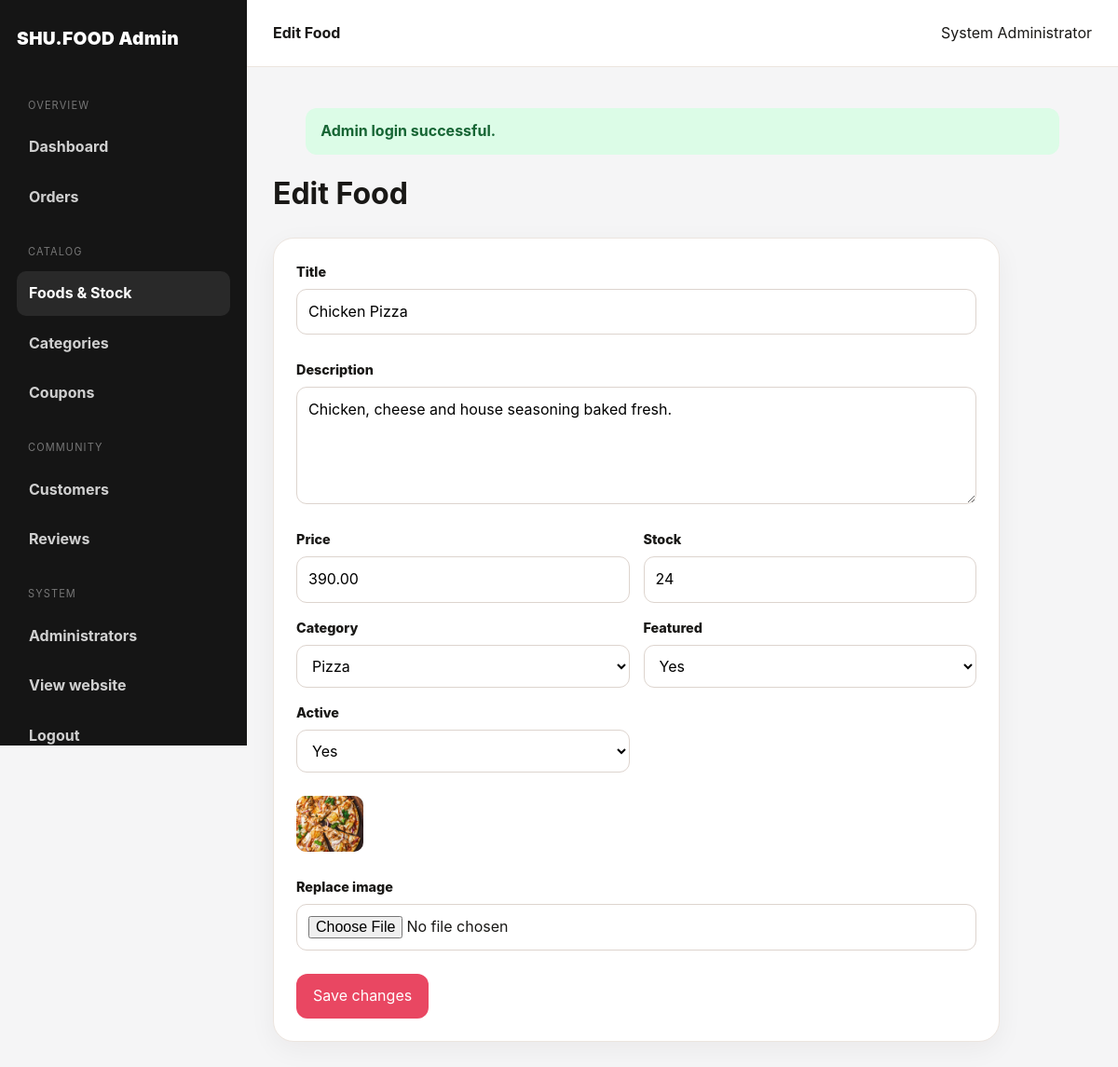
The page /admin/update-food.php?id=2 (signed in) on the database its author committed.
### tables this page shows
CREATE TABLE tbl_food (
  id INT UNSIGNED AUTO_INCREMENT PRIMARY KEY,
  title VARCHAR(160) NOT NULL,
  description TEXT DEFAULT NULL,
  price DECIMAL(10,2) NOT NULL,
  image_name VARCHAR(255) DEFAULT NULL,
  category_id INT UNSIGNED NOT NULL,
  stock_qty INT UNSIGNED NOT NULL DEFAULT 50,
  featured ENUM('Yes','No') NOT NULL DEFAULT 'No',
  active ENUM('Yes','No') NOT NULL DEFAULT 'Yes',
  created_at TIMESTAMP NOT NULL DEFAULT CURRENT_TIMESTAMP,
  CONSTRAINT fk_food_category FOREIGN KEY (category_id) REFERENCES tbl_category(id) ON UPDATE CASCADE ON DELETE RESTRICT,
  INDEX idx_food_active_featured (active,featured), INDEX idx_food_category (category_id), INDEX idx_food_stock (stock_qty)
);

CREATE TABLE tbl_category (
  id INT UNSIGNED AUTO_INCREMENT PRIMARY KEY,
  title VARCHAR(120) NOT NULL,
  image_name VARCHAR(255) DEFAULT NULL,
  featured ENUM('Yes','No') NOT NULL DEFAULT 'No',
  active ENUM('Yes','No') NOT NULL DEFAULT 'Yes',
  created_at TIMESTAMP NOT NULL DEFAULT CURRENT_TIMESTAMP,
  INDEX idx_category_active_featured (active,featured)
);

### admin/update-food.php (the view)
<?php
require_once __DIR__.'/../config/constants.php';require_admin();$id=filter_input(INPUT_GET,'id',FILTER_VALIDATE_INT);if(!$id)redirect('admin/manage-food.php');$s=db()->prepare('SELECT * FROM tbl_food WHERE id=?');$s->execute([$id]);$r=$s->fetch();if(!$r){flash('error','Food not found.');redirect('admin/manage-food.php');}$cats=db()->query('SELECT id,title FROM tbl_category ORDER BY title')->fetchAll();if(is_post()){verify_csrf();$title=trim((string)($_POST['title']??''));$desc=trim((string)($_POST['description']??''));$price=filter_input(INPUT_POST,'price',FILTER_VALIDATE_FLOAT);$stock=filter_input(INPUT_POST,'stock_qty',FILTER_VALIDATE_INT);$cat=filter_input(INPUT_POST,'category_id',FILTER_VALIDATE_INT);$featured=($_POST['featured']??'No')==='Yes'?'Yes':'No';$active=($_POST['active']??'No')==='Yes'?'Yes':'No';if(mb_strlen($title)<2||$price===false||$price<=0||$stock===false||$stock<0||!$cat){flash('error','Please enter valid food details.');}else{try{$image=upload_image($_FILES['image']??[],'foods',$r['image_name']);db()->prepare('UPDATE tbl_food SET title=?,description=?,price=?,image_name=?,category_id=?,stock_qty=?,featured=?,active=? WHERE id=?')->execute([$title,$desc,$price,$image,$cat,$stock,$featured,$active,$id]);flash('success','Food updated.');redirect('admin/manage-food.php');}catch(Throwable $e){flash('error',$e->getMessage());}}}$pageTitle='Edit Food';include __DIR__.'/partial/menu.php';?>
<div class="admin-title"><h1>Edit Food</h1></div><div class="panel admin-form"><form method="post" enctype="multipart/form-data"><?= csrf_field() ?><div class="field"><label>Title</label><input class="input" name="title" value="<?= e($_POST['title']??$r['title']) ?>" required></div><br><div class="field"><label>Description</label><textarea name="description" rows="4"><?= e($_POST['description']??$r['description']) ?></textarea></div><br><div class="form-grid"><div class="field"><label>Price</label><input class="input" type="number" step="0.01" min="1" name="price" value="<?= e($r['price']) ?>" required></div><div class="field"><label>Stock</label><input class="input" type="number" min="0" name="stock_qty" value="<?= (int)$r['stock_qty'] ?>" required></div><div class="field"><label>Category</label><select name="category_id"><?php foreach($cats as $c):?><option value="<?= (int)$c['id'] ?>" <?= (int)$c['id']===(int)$r['category_id']?'selected':'' ?>><?= e($c['title']) ?></option><?php endforeach;?></select></div><div class="field"><label>Featured</label><select name="featured"><option <?= $r['featured']==='No'?'selected':'' ?>>No</option><option <?= $r['featured']==='Yes'?'selected':'' ?>>Yes</option></select></div><div class="field"><label>Active</label><select name="active"><option <?= $r['active']==='Yes'?'selected':'' ?>>Yes</option><option <?= $r['active']==='No'?'selected':'' ?>>No</option></select></div></div><br><img class="thumb" src="<?= e(food_image($r['image_name'])) ?>" alt=""><br><div class="field"><label>Replace image</label><input class="input" type="file" name="image" accept="image/jpeg,image/png,image/webp"></div><br><button class="btn btn-primary">Save changes</button></form></div><?php include __DIR__.'/partial/footer.php';?>

### admin/partial/menu.php
<?php
require_once __DIR__.'/../../config/constants.php';$admin=require_admin();$current=basename($_SERVER['PHP_SELF']??'');
?><!DOCTYPE html><html lang="en"><head><meta charset="UTF-8"><meta name="viewport" content="width=device-width,initial-scale=1"><title><?= e($pageTitle??'Admin — '.APP_NAME) ?></title><link rel="stylesheet" href="<?= e(url('css/admin-v3.css')) ?>"></head><body><div class="admin-layout"><aside class="sidebar"><a class="brand" href="<?= e(url('admin/index.php')) ?>"><span>SHU.FOOD Admin</span></a><nav><div class="nav-section">Overview</div><a class="<?= $current==='index.php'?'active':'' ?>" href="<?= e(url('admin/index.php')) ?>">Dashboard</a><a class="<?= str_contains($current,'order')?'active':'' ?>" href="<?= e(url('admin/manage-order.php')) ?>">Orders</a><div class="nav-section">Catalog</div><a class="<?= str_contains($current,'food')?'active':'' ?>" href="<?= e(url('admin/manage-food.php')) ?>">Foods & Stock</a><a class="<?= str_contains($current,'category')?'active':'' ?>" href="<?= e(url('admin/manage-category.php')) ?>">Categories</a><a class="<?= str_contains($current,'coupon')?'active':'' ?>" href="<?= e(url('admin/manage-coupon.php')) ?>">Coupons</a><div class="nav-section">Community</div><a class="<?= str_contains($current,'user')?'active':'' ?>" href="<?= e(url('admin/manage-user.php')) ?>">Customers</a><a class="<?= str_contains($current,'review')?'active':'' ?>" href="<?= e(url('admin/manage-review.php')) ?>">Reviews</a><div class="nav-section">System</div><a class="<?= str_contains($current,'admin')&&$current!=='index.php'?'active':'' ?>" href="<?= e(url('admin/manage-admin.php')) ?>">Administrators</a><a href="<?= e(url()) ?>">View website</a><a href="<?= e(url('admin/logout.php')) ?>">Logout</a></nav></aside><main class="admin-main"><div class="admin-topbar"><strong><?= e($pageTitle??'Dashboard') ?></strong><span><?= e($admin['full_name']) ?></span></div><div class="admin-content"><?php render_flashes(); ?>

### css/admin-v3.css (style rules this page uses)
body { background:#f5f5f6 }
.admin-layout { min-height:100vh;display:grid;grid-template-columns:265px 1fr }
.sidebar { background:#151515;color:#fff;padding:26px 18px;position:sticky;top:0;height:100vh;overflow:auto }
.sidebar .brand { margin-bottom:28px;font-size:1.2rem }
.sidebar nav { display:grid;gap:6px }
.sidebar nav a { padding:11px 13px;border-radius:10px;color:#d0d0d0;font-weight:750 }
.sidebar nav a:hover,.sidebar nav a.active { background:#292929;color:#fff }
.sidebar .nav-section { font-size:.69rem;text-transform:uppercase;letter-spacing:.1em;color:#777;margin:20px 12px 6px }
.admin-main { min-width:0 }
.admin-topbar { height:72px;background:#fff;border-bottom:1px solid var(--border);display:flex;align-items:center;justify-content:space-between;padding:0 28px;position:sticky;top:0;z-index:20 }
.admin-content { padding:28px }
.admin-title { display:flex;align-items:center;justify-content:space-between;gap:16px;margin-bottom:22px }
.admin-title h1 { margin:0 }
.admin-form { max-width:780px }

### css/v3.css (style rules this page uses)
:root { --bg:#fffaf7;--surface:#fff;--text:#191816;--muted:#706c67;--primary:#e94762;--primary-dark:#c9324c;--accent:#ffcf5c;--dark:#151515;--border:#ece5df;--success:#177245;--danger:#b42318;--warning:#a15c00;--info:#2457c5;--shadow:0 18px 50px rgba(40,29,23,.09);--radius:22px }
* { box-sizing:border-box }
html { scroll-behavior:smooth }
body { margin:0;background:var(--bg);color:var(--text);font-family:Inter,ui-sans-serif,system-ui,-apple-system,BlinkMacSystemFont,"Segoe UI",sans-serif;line-height:1.6 }
a { color:inherit;text-decoration:none }
img { display:block;max-width:100% }
.brand { display:flex;align-items:center;gap:10px;font-weight:950;letter-spacing:.35px }
.btn { display:inline-flex;align-items:center;justify-content:center;gap:8px;border:0;border-radius:12px;padding:11px 18px;font-weight:850;cursor:pointer;transition:.18s;font:inherit }
.btn-primary { background:var(--primary);color:#fff }
.panel,.food-card,.category-card,.stat-card,.review-card,.promo-card { background:#fff;border:1px solid var(--border);border-radius:var(--radius);box-shadow:0 8px 28px rgba(35,25,20,.05) }
.panel { padding:24px }
.field { display:flex;flex-direction:column;gap:7px }
.field label { font-weight:800;font-size:.9rem }
.input,select,textarea { width:100%;border:1px solid #ddd4ce;border-radius:11px;padding:11px 12px;font:inherit;background:#fff;outline:0 }
.form-grid { display:grid;grid-template-columns:1fr 1fr;gap:15px }
.thumb { width:72px;height:60px;object-fit:cover;border-radius:10px }
:root { --container-max:1540px;--container-pad:32px;--soft-pink:#fff1f4;--soft-yellow:#fff7df;--soft-green:#eefbf4 }

### rows shown on the page
tbl_food: title "Chicken Pizza", description "Chicken, cheese and house seasoning baked fresh.", price "390.00", stock_qty "24", category_id "Pizza", featured "Yes", active "Yes", image_name (picture)

### other values the page prints
$pageTitle "Edit Food"
$admin['full_name'] "System Administrator"
$f['message'] "Admin login successful."
